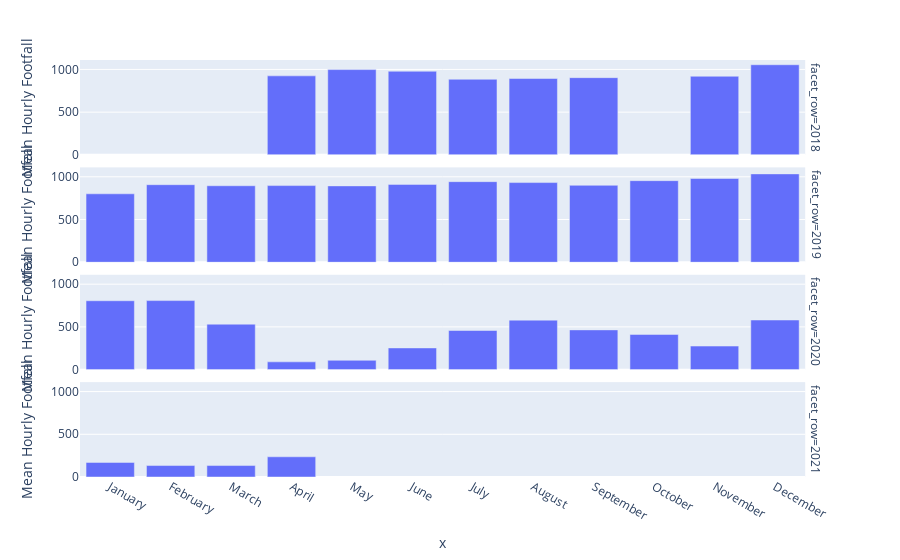

The code cell stored with this chart in its notebook:
### Markdown cell above
The bar charts below show mean hourly footfall over each month for 2018-2021.  This has helped to identify gaps in
the data so creating a more complete file.  It's also really interesting to see the immediate impacts lockdown had on
footfall, even in late March when restrictions were only implemented in the very last week of the month.

Would be good to quantify just how much footfall has fallen compared to the same months in previous years,
also to see how much it fell compared to changes between months across the years.

### Code cell
def monthly_mean_hourly(dataf,year):
    dataf = dataf.set_index('DateTime').groupby(
    [pd.Grouper(level="DateTime",
                freq="D")]).aggregate(np.mean).rename(columns={'Count': 'Mean Hourly Footfall'})

    dataf = dataf.loc[dataf.index.year >= year]


    return dataf

fig = px.bar(monthly_mean_hourly(footfalldf,2018),
             x = monthly_mean_hourly(footfalldf,2018).index.month_name(),
             y='Mean Hourly Footfall',facet_row=monthly_mean_hourly(footfalldf,2018).index.year,)

fig.show()

### Figure 1 — Plotly figure (JSON) as saved in the notebook; plotly's stock layout.template omitted (floating-point values rounded to 4 significant figures)
{"data": [{"alignmentgroup": "True", "hovertemplate": "facet_row=2018<br>x=%{x}<br>Mean Hourly Footfall=%{y}<extra></extra>", "legendgroup": "", "marker": {"color": "#636efa"}, "name": "", "offsetgroup": "", "orientation": "v", "showlegend": false, "textposition": "auto", "type": "bar", "x": ["January", "February", "March", "April", "May", "June", "July", "August", "September", "October", "November", "December"], "xaxis": "x4", "y": [null, null, null, 924.7, 998.2, 978.8, 884.8, 893.5, 903.6, null, 920.1, 1055.0], "yaxis": "y4"}, {"alignmentgroup": "True", "hovertemplate": "facet_row=2019<br>x=%{x}<br>Mean Hourly Footfall=%{y}<extra></extra>", "legendgroup": "", "marker": {"color": "#636efa"}, "name": "", "offsetgroup": "", "orientation": "v", "showlegend": false, "textposition": "auto", "type": "bar", "x": ["January", "February", "March", "April", "May", "June", "July", "August", "September", "October", "November", "December"], "xaxis": "x3", "y": [801.0, 907.9, 895.5, 897.3, 893.9, 911.3, 943.4, 932.7, 900.6, 955.0, 980.3, 1034.0], "yaxis": "y3"}, {"alignmentgroup": "True", "hovertemplate": "facet_row=2020<br>x=%{x}<br>Mean Hourly Footfall=%{y}<extra></extra>", "legendgroup": "", "marker": {"color": "#636efa"}, "name": "", "offsetgroup": "", "orientation": "v", "showlegend": false, "textposition": "auto", "type": "bar", "x": ["January", "February", "March", "April", "May", "June", "July", "August", "September", "October", "November", "December"], "xaxis": "x2", "y": [806.3, 808.1, 531.9, 91.06, 109.0, 253.8, 457.9, 579.3, 465.2, 411.9, 275.6, 580.6], "yaxis": "y2"}, {"alignmentgroup": "True", "hovertemplate": "facet_row=2021<br>x=%{x}<br>Mean Hourly Footfall=%{y}<extra></extra>", "legendgroup": "", "marker": {"color": "#636efa"}, "name": "", "offsetgroup": "", "orientation": "v", "showlegend": false, "textposition": "auto", "type": "bar", "x": ["January", "February", "March", "April"], "xaxis": "x", "y": [170.8, 134.3, 134.0, 236.5], "yaxis": "y"}], "layout": {"annotations": [{"font": {}, "showarrow": false, "text": "facet_row=2021", "textangle": 90, "x": 0.98, "xanchor": "left", "xref": "paper", "y": 0.1138, "yanchor": "middle", "yref": "paper"}, {"font": {}, "showarrow": false, "text": "facet_row=2020", "textangle": 90, "x": 0.98, "xanchor": "left", "xref": "paper", "y": 0.3712, "yanchor": "middle", "yref": "paper"}, {"font": {}, "showarrow": false, "text": "facet_row=2019", "textangle": 90, "x": 0.98, "xanchor": "left", "xref": "paper", "y": 0.6288, "yanchor": "middle", "yref": "paper"}, {"font": {}, "showarrow": false, "text": "facet_row=2018", "textangle": 90, "x": 0.98, "xanchor": "left", "xref": "paper", "y": 0.8862, "yanchor": "middle", "yref": "paper"}], "barmode": "relative", "legend": {"tracegroupgap": 0}, "margin": {"t": 60}, "xaxis": {"anchor": "y", "domain": [0, 0.98], "title": {"text": "x"}}, "xaxis2": {"anchor": "y2", "domain": [0, 0.98], "matches": "x", "showticklabels": false}, "xaxis3": {"anchor": "y3", "domain": [0, 0.98], "matches": "x", "showticklabels": false}, "xaxis4": {"anchor": "y4", "domain": [0, 0.98], "matches": "x", "showticklabels": false}, "yaxis": {"anchor": "x", "domain": [0, 0.2275], "title": {"text": "Mean Hourly Footfall"}}, "yaxis2": {"anchor": "x2", "domain": [0.2575, 0.485], "matches": "y", "title": {"text": "Mean Hourly Footfall"}}, "yaxis3": {"anchor": "x3", "domain": [0.515, 0.7425], "matches": "y", "title": {"text": "Mean Hourly Footfall"}}, "yaxis4": {"anchor": "x4", "domain": [0.7725, 1], "matches": "y", "title": {"text": "Mean Hourly Footfall"}}}}
